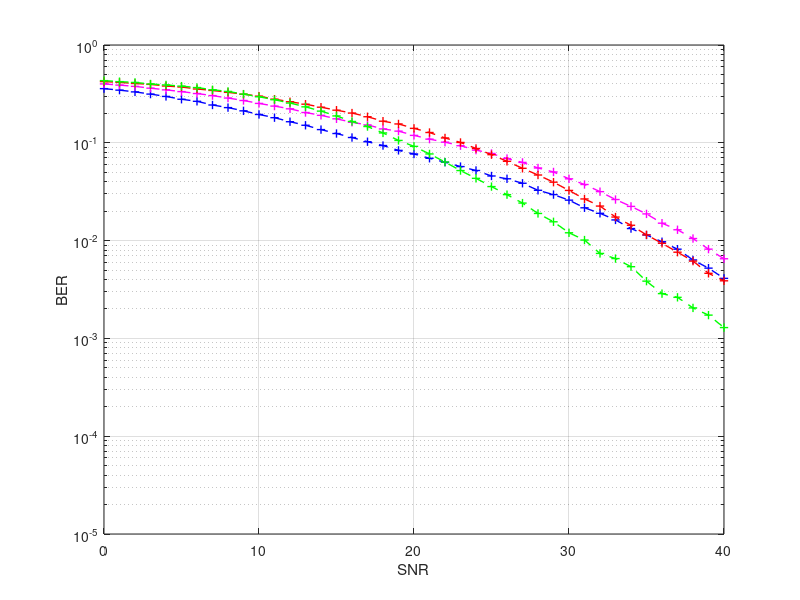

The MATLAB source for this figure:
clc; clear variables;
N = 10^5;
SNR = 0:40;
snr = 10.^(SNR/10);
P=1;
a1 = 0.75; a2 = 0.18; a3=0.05; a4=0.02;
ber1=zeros(1,length(SNR));
ber2=zeros(1,length(SNR));
ber3=zeros(1,length(SNR));
ber4=zeros(1,length(SNR));
a=randn(1);
for u = 1:length(SNR)
    %Generate random binary data
    data1 = randi([0 1],1,N);  %Data bits of user 1
    data2 = randi([0 1],1,N);  %Data bits of user 2
    data3 = randi([0 1],1,N);  %Data bits of user 3
    data4 = randi([0 1],1,N);  %Data bits of user 4
    %Do BPSK modulation of data
    xmod1 = 2*data1 - 1;
    xmod2 = 2*data2 - 1;
    xmod3 = 2*data3 - 1;
    xmod4 = 2*data4 - 1;
    %Rayleigh coefficent
    h1=zeros(2,N);
    h1(1,:)=raylrnd(1/sqrt(8),1,N);
    h1(2,:)=h1(1,:).^2;
    h1=h1';
    H1 = sortrows(h1,2);
    H1=H1';
    
    h2=zeros(2,N);
    h2(1,:)=raylrnd(1/sqrt(4),1,N);
    h2(2,:)=h2(1,:).^2;
    h2=h2';
    H2 = sortrows(h2,2);
    H2=H2';
    
    h3=zeros(2,N);
    h3(1,:)=raylrnd(1/sqrt(2),1,N);
    h3(2,:)=h3(1,:).^2;
    h3=h3';
    H3 = sortrows(h3,2);
    H3=H3';
    
    h4=zeros(2,N);
    h4(1,:)=raylrnd(1/sqrt(1),1,N);
    h4(2,:)=h4(1,:).^2;
    h4=h4';
    H4 = sortrows(h4,2);
    H4=H4';
    
    x = sqrt(P)*(sqrt(a1)*xmod1 + sqrt(a2)*xmod2 + sqrt(a3)*xmod3 + sqrt(a4)*xmod4);
    N0 = 1/10^(-SNR(u)/10);
    %Received signals
    y1 = H1(1,:).*x + 1/sqrt(N0)*(randn(1,N));
    y2 = H2(1,:).*x + 1/sqrt(N0)*(randn(1,N));
    y3 = H3(1,:).*x + 1/sqrt(N0)*(randn(1,N));
    y4 = H4(1,:).*x + 1/sqrt(N0)*(randn(1,N));
    %Equalize
    eq1 = y1./H1(1,:);
    eq2 = y2./H2(1,:);
    eq3 = y3./H3(1,:);
    eq4 = y4./H4(1,:);
    %AT USER 1------------------------
    %Direct decoding of x from y1
    x1_hat = ones(1,N);         
    x1_hat(eq1 < 0) = 0;         %Final bits for user 1
    %AT USER 2------------------------
    rem2=eq2-sqrt(a1*P)*xmod1;
    %Decode x2 from rem without signal x1
    x2_hat = zeros(1,N);
    x2_hat(rem2>0) = 1;          %Final bits for user 2
    %AT USER 3-------------------------
    rem3 = eq3 - sqrt(a1*P)*xmod1 - sqrt(a2*P)*xmod2;
    %Decode x3 from rem
    x3_hat = zeros(1,N);
    x3_hat(rem3>0) = 1;          %Final bits for user 3
    %AT USER 4------------------------
    rem4=eq4 - sqrt(a1*P)*xmod1 - sqrt(a2*P)*xmod2 - sqrt(a3*P)*xmod3;
    x4_hat = zeros(1,N);
    x4_hat(rem4>0) = 1;
       
    ber1(u) = biterr(data1,x1_hat)/N;
    ber2(u) = biterr(data2,x2_hat)/N;
    ber3(u) = biterr(data3,x3_hat)/N;
    ber4(u) = biterr(data4,x4_hat)/N;
end
colorstring = 'bmrgk';
figure(2)
semilogy(SNR, ber1,'+--','Color', colorstring(1), 'linewidth', 1); 
ylim([10^(-5) 1])
hold on; grid on;
semilogy(SNR, ber2,'+--','Color', colorstring(2), 'linewidth', 1);
semilogy(SNR, ber3,'+--','Color', colorstring(3), 'linewidth', 1); 
semilogy(SNR, ber4,'+--','Color', colorstring(4), 'linewidth', 1); 
xlabel('SNR');
ylabel('BER');
